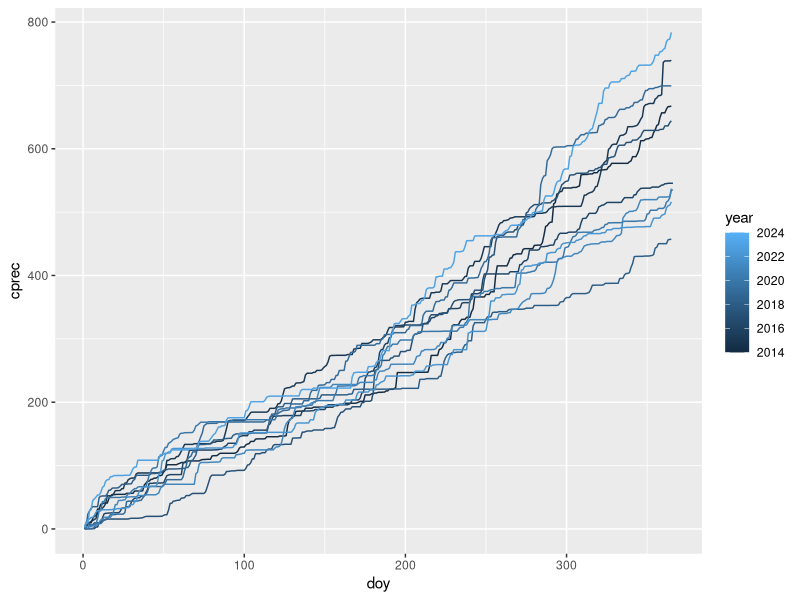
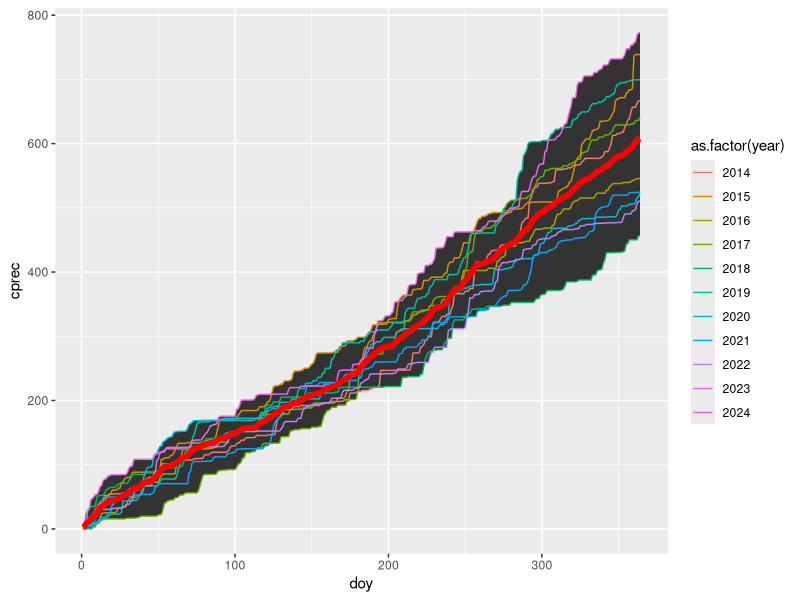
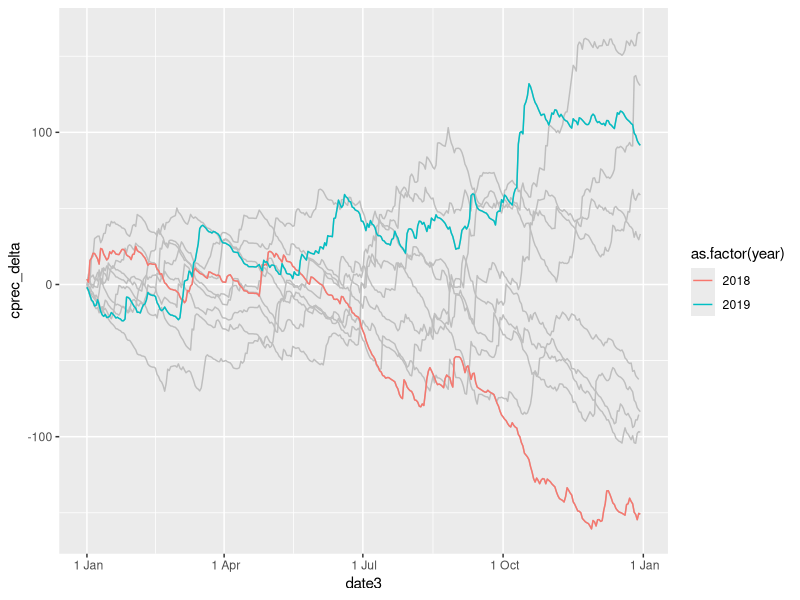

Generate these figures, in order, with R:
# created 8/4/2024
# purpose: learn to get weather data from DMI
# notes:


library(tidyverse)
library(lubridate)
library(scales)

rm(list = ls())



# agro climate data -------------------------------------------------------

d <- 
  read_csv("data/raw/wea/AGRO-slagelse-US.csv") %>% 
  mutate(date = dmy(date),
         doy = yday(date))

summary(d)
#--10 years, need more for long term but can write code


# wea long term -----------------------------------------------------------

#####---temperature----#####

airtempLT <- 
  d %>% 
  mutate(doy = yday(date)) %>% 
  group_by(doy) %>% 
  summarise(airtemp_avg = mean(temp))


####----cumulative precip----####

precLT <- 
  d %>% 
  mutate(year = year(date)) %>% 
  group_by(year) %>% 
  mutate(cprec = cumsum(prec)) %>% 
  group_by(doy) %>% 
  summarise(cprecLTavg = mean(cprec))


d %>% 
  mutate(year = year(date)) %>% 
  group_by(year) %>% 
  mutate(cprec = cumsum(prec)) %>% 
    ggplot(aes(doy, cprec)) + 
    geom_line(aes(color = year, group = year))


d %>% 
  mutate(year = year(date)) %>% 
  group_by(year) %>% 
  mutate(cprec = cumsum(prec)) %>%
  group_by(doy) %>% 
  mutate(cprec_max = max(cprec),
         cprec_min = min(cprec)) %>% 
  left_join(precLT) %>% 
  filter(doy < 365) %>% 
  ggplot(aes(doy, cprec)) + 
  geom_ribbon(aes(x = doy, ymin = cprec_min, ymax = cprec_max)) +
  geom_line(aes(color = as.factor(year), group = year)) + 
  geom_line(aes(x = doy, y = cprecLTavg), color = "red", size = 2)




# i love this figure! -----------------------------------------------------

d %>% 
  mutate(year = year(date)) %>% 
  group_by(year) %>% 
  mutate(cprec = cumsum(prec)) %>%
  group_by(doy) %>% 
  mutate(cprec_max = max(cprec),
         cprec_min = min(cprec)) %>% 
  left_join(precLT) %>% 
  filter(doy < 365) %>% 
  select(-(minte:prec)) %>% 
  mutate(cprec_delta = cprec - cprecLTavg) %>% 
  separate(date, into = c("xyear", "xmonth", "xday"), remove = F) %>% 
  mutate(date2 = paste("1900", xmonth, xday, sep = "-")) %>% 
  filter(!(xmonth == "02" & xday == "29")) %>% 
  mutate(date3 = ymd(date2)) %>% 
  ggplot(aes(date3, cprec_delta)) + 
  geom_line(aes(group = year), color = "gray") +
  geom_line(data = . %>% filter(year %in% c(2018, 2019)),
            aes(color = as.factor(year), group = year)) + 
  scale_x_date(labels = date_format("%e %b"))
            